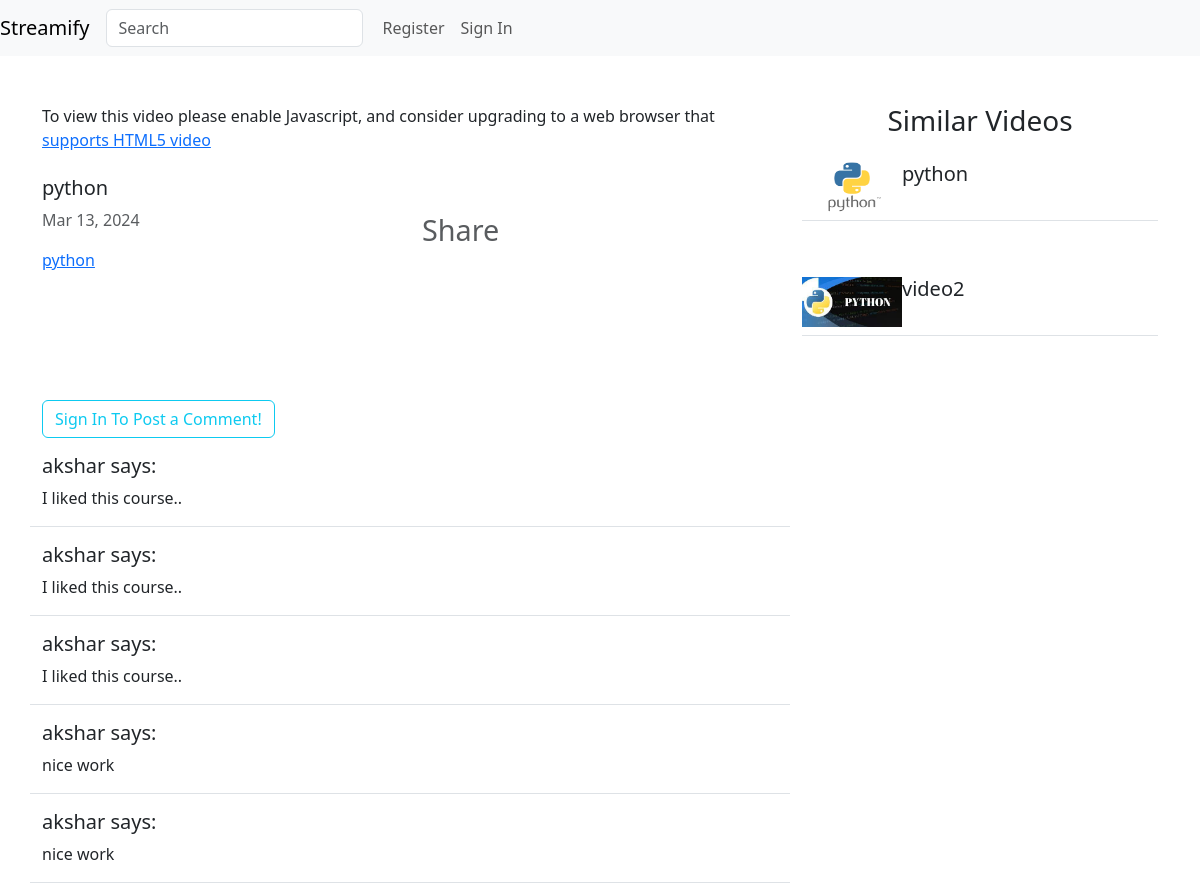
The page /videos/1/ on the database as committed earlier.
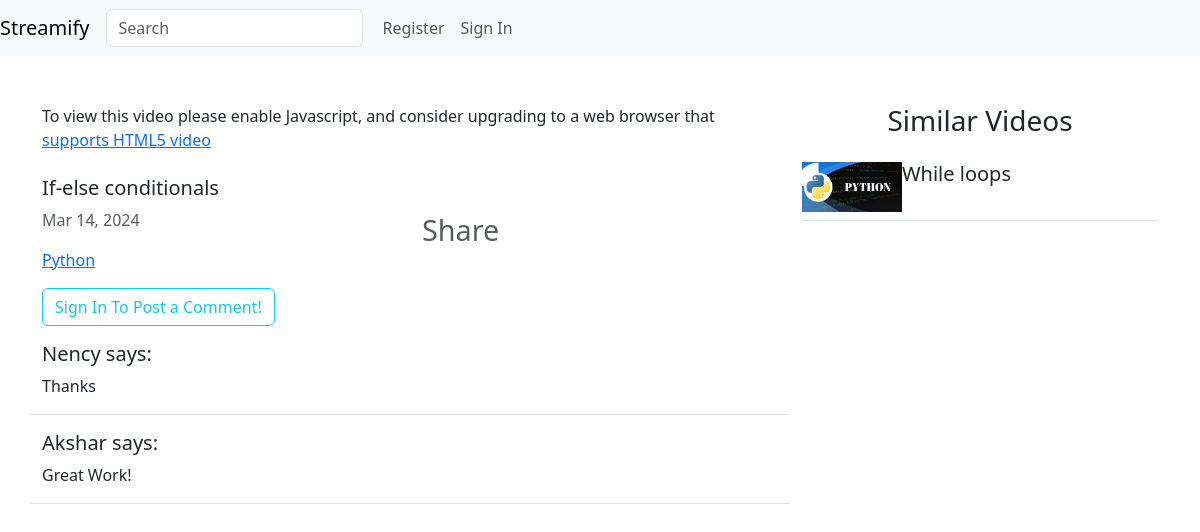
The same page on the database as committed later.
### videos/models.py (models this page shows, shortened)
class Video(models.Model):
    uploader = models.ForeignKey(User, on_delete=models.CASCADE)
    title = models.CharField(max_length=100)
    description = models.TextField()
    video_file = models.FileField(upload_to='uploads/video_files', validators=[FileExtensionValidator(allowed_extensions=['mp4'])])
    thumbnail = models.FileField(upload_to='uploads/thumbnails', validators=[FileExtensionValidator(allowed_extensions=['png','jpg','jpeg'])])
    date_posted = models.DateTimeField(default=timezone.now)
    category = models.ForeignKey('Category', on_delete=models.CASCADE)

class Category(models.Model):
    name = models.CharField(max_length=30)
    def __str__(self):
        return self.name
    class Meta:
        verbose_name = 'Category'
        verbose_name_plural = 'Categories'

class Comment(models.Model):
    video = models.ForeignKey(Video, on_delete=models.CASCADE)
    user = models.ForeignKey(User, on_delete=models.CASCADE)
    comment = models.TextField()
    created_on = models.DateTimeField(auto_now_add=True)

### videos/views.py (the view, shortened to what this page needs)
# urls.py: path("<int:pk>/",DetailVideo.as_view(), name="video-detail"),
class DetailVideo(View):
    def get(self, request, pk , *args, **kwargs):
        video = Video.objects.get(pk=pk)
        form = CommentForm()
        comments = Comment.objects.filter(video=video).order_by('-created_on')
        categories = Video.objects.filter(category=video.category)[:14]
        context = {
            'object': video,
            'comments': comments,
            'categories': categories,
            'form': form,
        }
        return render(request, 'videos/video_detail.html', context)

### videos/forms.py
class CommentForm(forms.Form):
    comment = forms.CharField(widget=forms.Textarea(
        attrs={
            'class': 'form-control',
            'placeholder': 'Leave a comment...'
    }))

### videos/templates/videos/video_detail.html (shortened to what this page needs)
{% extends 'videos/base.html' %}
{% load crispy_forms_tags %}
{% block content %}
	<div class="container">
		<div class="row mt-5">
			<div class="col-md-8 col-sm-12 col-xs-12">
				<video-js
					width="720"
					height="405"
					controls
					data-setup='{"playbackRates": [0.5, 1, 1.5, 2], "fluid": true}'>
					<source src="/media/{{ object.video_file }}" type="video/mp4">
					<p class="vjs-no-js">
					To view this video please enable Javascript, and consider upgrading to a web browser that <a href="https://videojs.com/html5-video-support/" target="_blank">supports HTML5 video</a>
					</p>
				</video-js>
				<h5 class="mt-4">{{ object.title }}</h5>
				<div class="row">
					<div class="col-md-6 text-muted">
						<p>{{ object.date_posted | date:"M d, Y" }}</p>
                        <a class="category-link" href="{% url 'category-list' object.category.pk %}">{{ object.category }}</a>
					</div>
					<div class="col-md-6 text-muted text-right">
						<ion-icon class="video-icons" name="share-social-outline" type="button"  data-toggle="modal" data-target="#exampleModal">
                        Share
                    </ion-icon>
			</div>
		</div>
	</div>
    <div class="col-md-4 col-sm-12 col-xs-12">
        <h3 class="text-center mb-3">Similar Videos</h3>
        {% for category in categories %}
            {% if object.pk != category.pk %}
                <div class="position-relative d-flex flex-row mb-5 py-2 border-bottom">
                    <img src="{{ category.thumbnail.url }}" width="100" height="50" />
                    <h5 class="pl-3">{{ category.title }}</h5>
                </div>
            {% endif %}
        {% endfor %}
    </div>
</div>
    <div class="row mt-3">
        <div class="col-md-8 col-sm-12">
            {% if user.is_authenticated %}
            <form method="POST">
                {% csrf_token %}
                <legend class="border-bottom mb-4">Leave a Comment!</legend>
                {{ form | crispy }}
                <button class="btn btn-outline-info btn-block">Post</button>
            </form>
            {% else %}
            <a class="btn btn-outline-info btn-block" href="{% url 'account_login' %}">Sign In To Post a Comment!</a>
            {% endif %}
        </div>
    </div>
    {% for comment in comments %}
    <div class="row mt-3">
        <div class="col-md-8 col-sm-12 border-bottom">
            <h5>{{ comment.user }} says:</h5>
            <p>{{ comment.comment }}</p>
        </div>
    </div>
    {% endfor %}
</div>
{% endblock content %}

Rows that differ between the two databases and show on the page:
no longer on this page (row edited): Video: thumbnail (picture), title "python"
no longer on this page (row edited): Video: thumbnail (picture), title "video2"
no longer on this page (row edited): Comment: user "akshar", comment "I liked this course.."
no longer on this page (row edited): Comment: user "akshar", comment "I liked this course.."
no longer on this page (row edited): Comment: user "akshar", comment "I liked this course.."
no longer on this page (row edited): Comment: user "akshar", comment "nice work"
changed Video: title "python" → "If-else conditionals"; date_posted "Mar 13, 2024" → "Mar 14, 2024"; category "python" → "Python"
added Video: thumbnail (picture), title "While loops"
added Comment: user "Nency", comment "Thanks"
changed Comment: user "akshar" → "Akshar"; comment "nice work" → "Great Work!"
